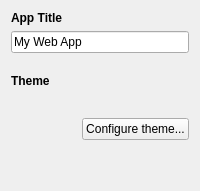
     <widget class="QWidget" name="descriptionTab">
      <attribute name="title">
       <string>Description</string>
      </attribute>
      <layout class="QVBoxLayout" name="verticalLayout_7">
       <item>
        <widget class="QLabel" name="label_3">
         <property name="text">
          <string>&lt;b&gt;App Title&lt;/b&gt;</string>
         </property>
        </widget>
       </item>
       <item>
        <widget class="QLineEdit" name="titleBox">
         <property name="text">
          <string>My Web App</string>
         </property>
        </widget>
       </item>
       <item>
        <spacer name="verticalSpacer_6">
         <property name="orientation">
          <enum>Qt::Vertical</enum>
         </property>
         <property name="sizeType">
          <enum>QSizePolicy::Fixed</enum>
         </property>
         <property name="sizeHint" stdset="0">
          <size>
           <width>20</width>
           <height>15</height>
          </size>
         </property>
        </spacer>
       </item>
       <item>
        <widget class="QLabel" name="label_4">
         <property name="text">
          <string>&lt;b&gt;Theme&lt;/b&gt;</string>
         </property>
        </widget>
       </item>
       <item>
        <widget class="QWidget" name="widgetThemes" native="true">
         <layout class="QGridLayout" name="gridLayoutThemes"/>
        </widget>
       </item>
       <item>
        <layout class="QHBoxLayout" name="horizontalLayout_6">
         <item>
          <spacer name="horizontalSpacer">
           <property name="orientation">
            <enum>Qt::Horizontal</enum>
           </property>
           <property name="sizeHint" stdset="0">
            <size>
             <width>40</width>
             <height>20</height>
            </size>
           </property>
          </spacer>
         </item>
         <item>
          <widget class="QPushButton" name="buttonConfigureTheme">
           <property name="text">
            <string>Configure theme...</string>
           </property>
          </widget>
         </item>
        </layout>
       </item>
       <item>
        <spacer name="verticalSpacer_4">
         <property name="orientation">
          <enum>Qt::Vertical</enum>
         </property>
         <property name="sizeHint" stdset="0">
          <size>
           <width>20</width>
           <height>40</height>
          </size>
         </property>
        </spacer>
       </item>
      </layout>
     </widget>
